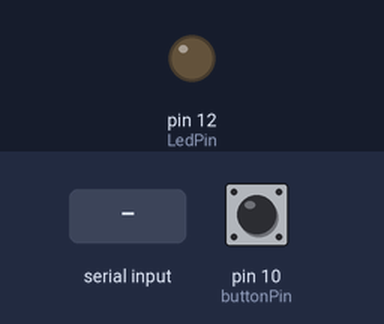
Bench run of a sketch on a simulated Arduino Uno, built with avr-gcc and run on an emulated ATmega328P. Shown: output pins drawn as LEDs (lit = HIGH). Inputs (shaded band) come from the test bench; at power-on: pin 10 (buttonPin) HIGH. What the sketch prints to the serial monitor is not drawn.

Above: at 1.2 s.
1.3 s: "1" received over Serial
At 3.3 s:
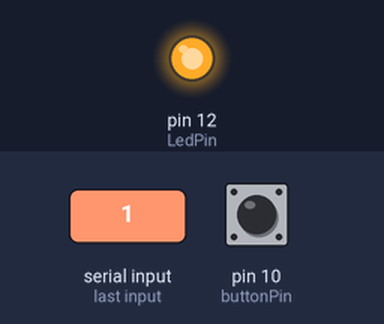
5.3 s: pin 10 (buttonPin) pulled LOW for 1 s
Timing chart, 0 to 8.3 s (numbered marks = the images above; inputs shaded):
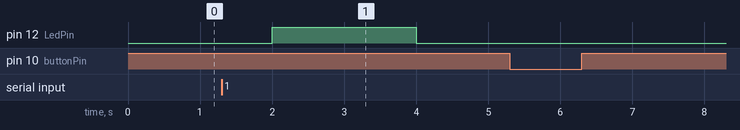

Measured:
- after the input at 1.3 s, pin 12 (LedPin): LOW → HIGH after 0.70 s, → LOW 2.0 s later
- after the input at 5.3 s, every drawn part: stays the same

The sketch:

IoT_project.ino
```cpp
int buttonPin = 10;//button
int LedPin = 12;//led
bool detected = false;// avoid contact bounce (also called chatter)
char data_rx; //data received by Visual Studio(C# program)


void setup() {
  // put your setup code here, to run once:
  Serial.begin(9600);
  pinMode(buttonPin, INPUT);
  pinMode(LedPin, OUTPUT);
  digitalWrite(LedPin, LOW);
}

void loop() {
  // put your main code here, to run repeatedly:
  if (digitalRead(buttonPin)==  LOW && !detected)
  {
  detected=true;
  }
  else if (digitalRead(buttonPin)== HIGH && detected){
    Serial.println("1");
    detected = false;
    }
    data_rx = Serial.read();//read the data form C# program
    //if email sent =>turn on led//
    if (data_rx =='1')
     digitalWrite(LedPin,HIGH);
     delay(2000);
     digitalWrite(LedPin, LOW);
}
```
